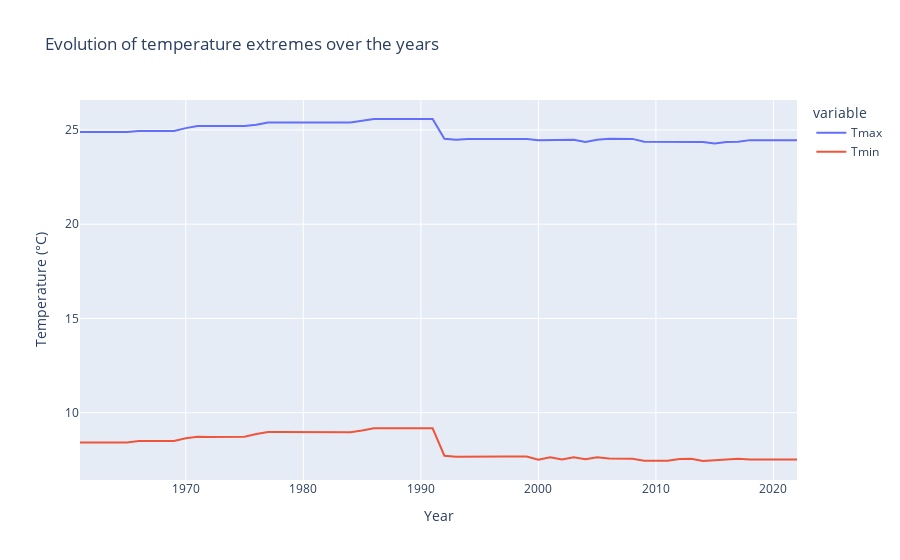

The notebook cell saved with this chart:
### Code cell
avgextreme = df.groupby('year')[['Tmax', 'Tmin']].mean().reset_index()

fig_ex = px.line(
    avgextreme,
    x='year',
    y=['Tmax', 'Tmin'],
    title='Evolution of temperature extremes over the years',
    labels={'value': 'Temperature (°C)', 'year': 'Year'}
)

fig_ex.show()

### Figure 1 — Plotly figure (JSON) as saved in the notebook; plotly's stock layout.template omitted (floating-point values rounded to 4 significant figures)
{"data": [{"hovertemplate": "variable=Tmax<br>Year=%{x}<br>Temperature (°C)=%{y}<extra></extra>", "legendgroup": "Tmax", "line": {"color": "#636efa", "dash": "solid"}, "marker": {"symbol": "circle"}, "mode": "lines", "name": "Tmax", "orientation": "v", "showlegend": true, "type": "scatter", "x": [1961, 1962, 1963, 1964, 1965, 1966, 1967, 1968, 1969, 1970, 1971, 1972, 1973, 1974, 1975, 1976, 1977, 1978, 1979, 1980, 1981, 1982, 1983, 1984, 1985, 1986, 1987, 1988, 1989, 1990, 1991, 1992, 1993, 1994, 1995, 1996, 1997, 1998, 1999, 2000, 2001, 2002, 2003, 2004, 2005, 2006, 2007, 2008, 2009, 2010, 2011, 2012, 2013, 2014, 2015, 2016, 2017, 2018, 2019, 2020, 2021, 2022], "xaxis": "x", "y": [24.89, 24.89, 24.89, 24.88, 24.89, 24.94, 24.94, 24.93, 24.94, 25.09, 25.21, 25.2, 25.21, 25.21, 25.21, 25.28, 25.4, 25.4, 25.4, 25.39, 25.4, 25.4, 25.4, 25.39, 25.49, 25.58, 25.58, 25.57, 25.58, 25.58, 25.58, 24.52, 24.48, 24.52, 24.52, 24.51, 24.52, 24.52, 24.52, 24.46, 24.47, 24.47, 24.47, 24.36, 24.47, 24.53, 24.53, 24.52, 24.37, 24.37, 24.37, 24.36, 24.37, 24.36, 24.27, 24.36, 24.37, 24.46, 24.46, 24.45, 24.46, 24.46], "yaxis": "y"}, {"hovertemplate": "variable=Tmin<br>Year=%{x}<br>Temperature (°C)=%{y}<extra></extra>", "legendgroup": "Tmin", "line": {"color": "#EF553B", "dash": "solid"}, "marker": {"symbol": "circle"}, "mode": "lines", "name": "Tmin", "orientation": "v", "showlegend": true, "type": "scatter", "x": [1961, 1962, 1963, 1964, 1965, 1966, 1967, 1968, 1969, 1970, 1971, 1972, 1973, 1974, 1975, 1976, 1977, 1978, 1979, 1980, 1981, 1982, 1983, 1984, 1985, 1986, 1987, 1988, 1989, 1990, 1991, 1992, 1993, 1994, 1995, 1996, 1997, 1998, 1999, 2000, 2001, 2002, 2003, 2004, 2005, 2006, 2007, 2008, 2009, 2010, 2011, 2012, 2013, 2014, 2015, 2016, 2017, 2018, 2019, 2020, 2021, 2022], "xaxis": "x", "y": [8.416, 8.416, 8.416, 8.404, 8.416, 8.505, 8.505, 8.494, 8.505, 8.646, 8.726, 8.715, 8.726, 8.726, 8.726, 8.871, 8.976, 8.976, 8.976, 8.965, 8.976, 8.976, 8.976, 8.965, 9.056, 9.176, 9.176, 9.165, 9.176, 9.176, 9.176, 7.721, 7.668, 7.68, 7.68, 7.666, 7.68, 7.68, 7.68, 7.505, 7.636, 7.518, 7.636, 7.538, 7.636, 7.567, 7.567, 7.554, 7.458, 7.458, 7.458, 7.545, 7.558, 7.439, 7.486, 7.545, 7.558, 7.52, 7.52, 7.506, 7.52, 7.52], "yaxis": "y"}], "layout": {"legend": {"title": {"text": "variable"}, "tracegroupgap": 0}, "title": {"text": "Evolution of temperature extremes over the years"}, "xaxis": {"anchor": "y", "domain": [0, 1], "title": {"text": "Year"}}, "yaxis": {"anchor": "x", "domain": [0, 1], "title": {"text": "Temperature (°C)"}}}}
